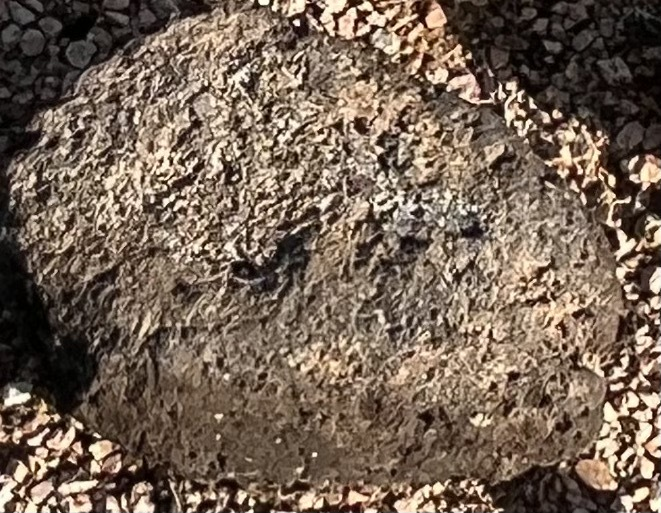
#> input picture django_site/CVServer/captioningtest/rockyardrock3.png, 661 x 513 px
$ python roughness.py   (older library calls are emulated)
#> lines starting #> are read from the running program, lines starting #| are printed output that depends on the picture; after the words box and inside, x2 and y2 are one past the last pixel; in counts of white or black regions, pixels touching at a corner belong together; long printed decimals are rounded
#> further down, frame is the input picture: shape (513, 661, 3); mean B, G, R 84.6, 99.3, 116.5
import numpy as np
import os
import cv2
import matplotlib.pyplot as plt


# defining the canny detector function

# here weak_th and strong_th are thresholds for
# double thresholding step
def Canny_detector(img, weak_th = 0.1, strong_th = 0.5):

	# conversion of image to grayscale
#> called with weak_th = 0.2, strong_th = 0.5
	img = cv2.cvtColor(img, cv2.COLOR_RGB2GRAY)

	# Noise reduction step
	img = cv2.GaussianBlur(img, (5, 5), 1.4)
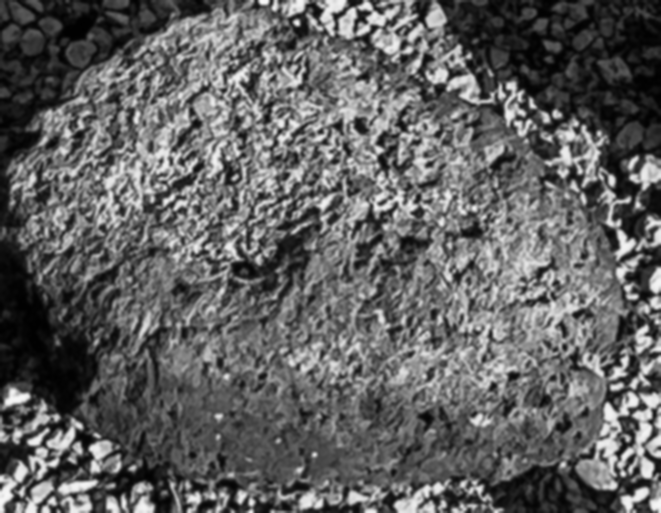
#> img: shape (513, 661); min 0, max 247, mean 96.9

	# Calculating the gradients
	gx = cv2.Sobel(np.float32(img), cv2.CV_64F, 1, 0, 3)
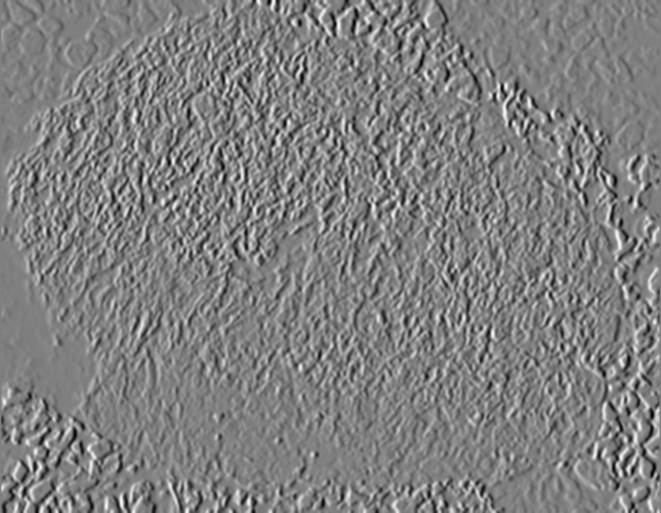
#> gx: shape (513, 661) float64; min -470, max 468, mean 0.7; drawn with min black and max white
	gy = cv2.Sobel(np.float32(img), cv2.CV_64F, 0, 1, 3)
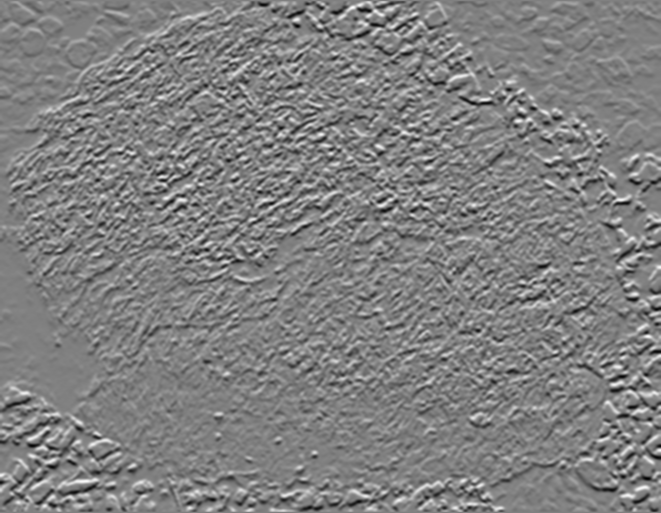
#> gy: shape (513, 661) float64; min -466, max 461, mean 0.5; drawn with min black and max white

	# Conversion of Cartesian coordinates to polar
	mag, ang = cv2.cartToPolar(gx, gy, angleInDegrees = True)
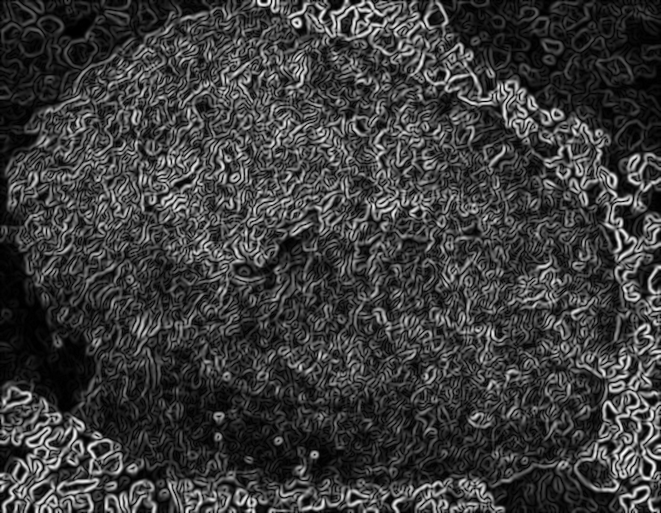
#> mag: shape (513, 661) float64; min 0, max 483.8, mean 114.2; drawn with min black and max white
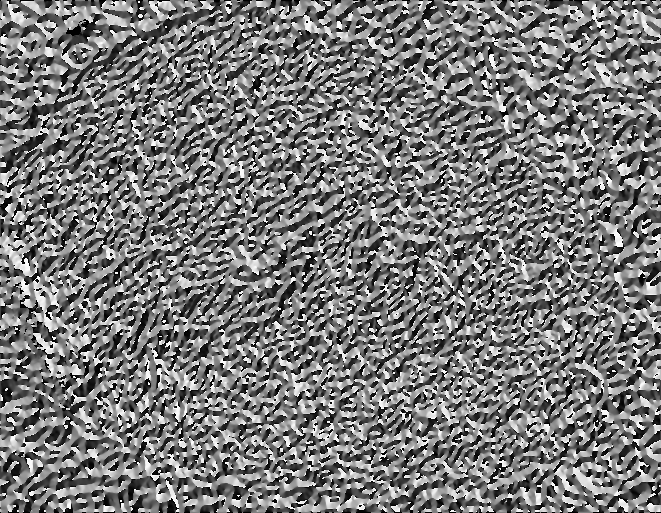
#> ang: shape (513, 661) float64; min 0, max 359.9, mean 171.8; drawn with min black and max white

	# setting the minimum and maximum thresholds
	# for double thresholding
	mag_max = np.max(mag)
#> mag_max = 483.8
	weak_th = mag_max * weak_th
#> weak_th = 96.76
	strong_th = mag_max * strong_th
#> strong_th = 241.9

	# getting the dimensions of the input image
	height, width = img.shape
#> height = 513; width = 661

	# Looping through every pixel of the grayscale
	# image
	for i_x in range(width):
		for i_y in range(height):

			grad_ang = ang[i_y, i_x]
			grad_ang = abs(grad_ang-180) if abs(grad_ang)>180 else abs(grad_ang)

			# selecting the neighbours of the target pixel
			# according to the gradient direction
			# In the x axis direction
			if grad_ang<= 22.5:
				neighb_1_x, neighb_1_y = i_x-1, i_y
				neighb_2_x, neighb_2_y = i_x + 1, i_y

			# top right (diagonal-1) direction
			elif grad_ang>22.5 and grad_ang<=(22.5 + 45):
				neighb_1_x, neighb_1_y = i_x-1, i_y-1
				neighb_2_x, neighb_2_y = i_x + 1, i_y + 1

			# In y-axis direction
			elif grad_ang>(22.5 + 45) and grad_ang<=(22.5 + 90):
				neighb_1_x, neighb_1_y = i_x, i_y-1
				neighb_2_x, neighb_2_y = i_x, i_y + 1

			# top left (diagonal-2) direction
			elif grad_ang>(22.5 + 90) and grad_ang<=(22.5 + 135):
				neighb_1_x, neighb_1_y = i_x-1, i_y + 1
				neighb_2_x, neighb_2_y = i_x + 1, i_y-1

			# Now it restarts the cycle
			elif grad_ang>(22.5 + 135) and grad_ang<=(22.5 + 180):
				neighb_1_x, neighb_1_y = i_x-1, i_y
				neighb_2_x, neighb_2_y = i_x + 1, i_y

			# Non-maximum suppression step
			if width>neighb_1_x>= 0 and height>neighb_1_y>= 0:
				if mag[i_y, i_x]<mag[neighb_1_y, neighb_1_x]:
					mag[i_y, i_x]= 0
					continue

			if width>neighb_2_x>= 0 and height>neighb_2_y>= 0:
				if mag[i_y, i_x]<mag[neighb_2_y, neighb_2_x]:
					mag[i_y, i_x]= 0
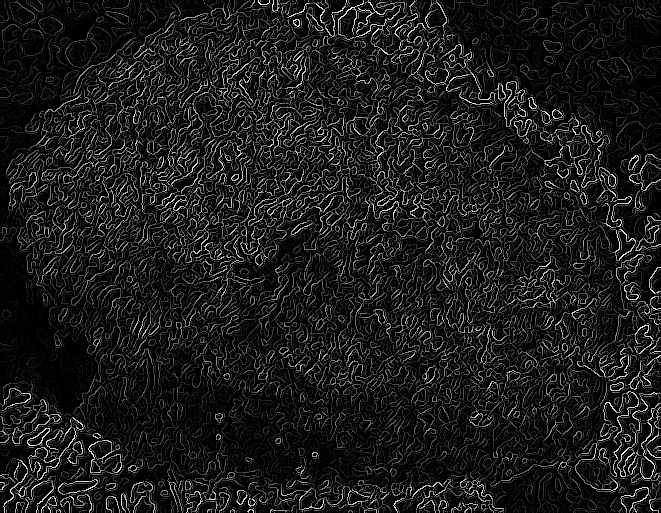
#> mag: shape (513, 661) float64; min 0, max 483.8, mean 50; drawn with min black and max white

	ids = np.zeros_like(img)

	roughness = 0

	# double thresholding step
	for i_x in range(width//4, 3*width//4):
		for i_y in range(height//4, 3*height//4):

			grad_mag = mag[i_y, i_x]

			if grad_mag<weak_th:
				mag[i_y, i_x]= 0
			else:
				roughness+=1
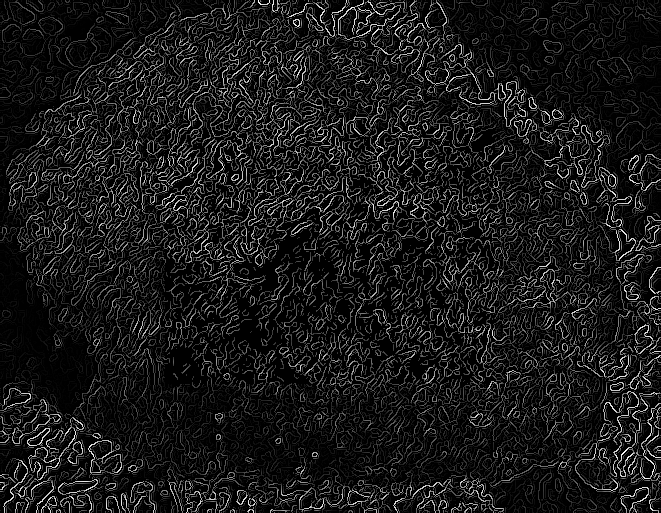
#> mag: shape (513, 661) float64; 2.31% of pixels changed, all inside (x1, y1, x2, y2) = (165, 128, 495, 384); drawn with min black and max white
#> after the loop, roughness = 22639


	# finally returning the magnitude of
	# gradients of edges
	return 4*float(roughness)/float(width * height)
def get_roughness(filepath):
	frame = cv2.imread(filepath)
	score = Canny_detector(frame, 0.2)
	return score

if __name__ == "__main__":
    frame = cv2.imread('rockyardrock3.png')
    print("Starting Analysis of Texture")
    # calling the designed function for
    # finding edges
    score = Canny_detector(frame, 0.2)
#> score = 0.267
    print(f"Roughness Index: {score}")
#| Roughness Index: 0.2671
    # Displaying the input and output image

    f, plots = plt.subplots(2, 1)
    plots[0].imshow(frame)
    plt.show()

$ run again, with django_site/CVServer/captioningtest/rockyardrock2.png copied over django_site/CVServer/captioningtest/rockyardrock3.png
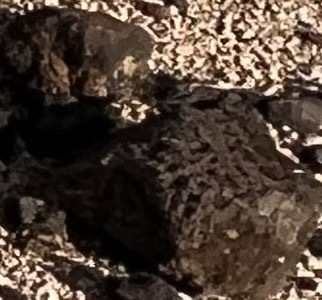
#> input picture django_site/CVServer/captioningtest/rockyardrock2.png, 322 x 300 px
#> frame is the input picture: shape (300, 322, 3); mean B, G, R 51, 60.9, 75.3
#> in Canny_detector, `mag, ang = cv2.cartToPolar(gx, gy, angleInDegrees = True)`:
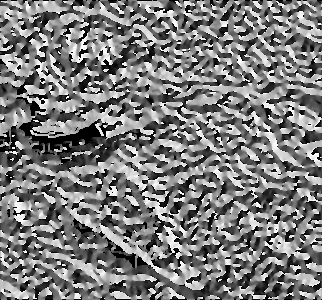
#> ang: shape (300, 322) float64; min 0, max 359.8, mean 175.3; drawn with min black and max white
#> mag_max = 467.6
#> weak_th = 93.52
#> strong_th = 233.8
#> after the loop in Canny_detector, `for i_x in range(width//4, 3*width//4):`:
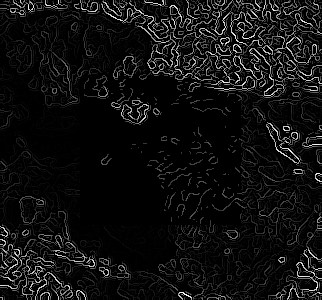
#> mag: shape (300, 322) float64; min 0, max 467.6, mean 30; drawn with min black and max white
#> after the loop in Canny_detector, `for i_x in range(width//4, 3*width//4):`: roughness = 1712
#> score = 0.0709
#| Roughness Index: 0.07089

$ run again, with django_site/CVServer/captioningtest/rockyardrock.png copied over django_site/CVServer/captioningtest/rockyardrock3.png
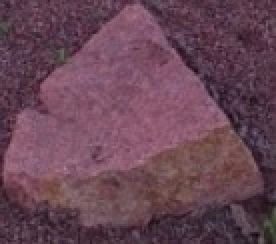
#> input picture django_site/CVServer/captioningtest/rockyardrock.png, 138 x 122 px (shown 2 times larger)
#> frame is the input picture: shape (122, 138, 3); mean B, G, R 84.9, 69.9, 104.3
#> in Canny_detector, `mag, ang = cv2.cartToPolar(gx, gy, angleInDegrees = True)`:
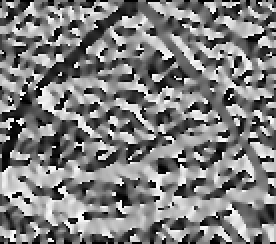
#> ang: shape (122, 138) float64 (shown 2 times larger); min 0, max 359.4, mean 178.2; drawn with min black and max white
#> mag_max = 176.2
#> weak_th = 35.25
#> strong_th = 88.12
#> after the loop in Canny_detector, `for i_x in range(width):`:
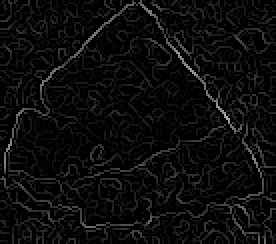
#> mag: shape (122, 138) float64 (shown 2 times larger); min 0, max 176.2, mean 12
#> after the loop in Canny_detector, `for i_x in range(width//4, 3*width//4):`: roughness = 283
#> score = 0.0672
#| Roughness Index: 0.06724
